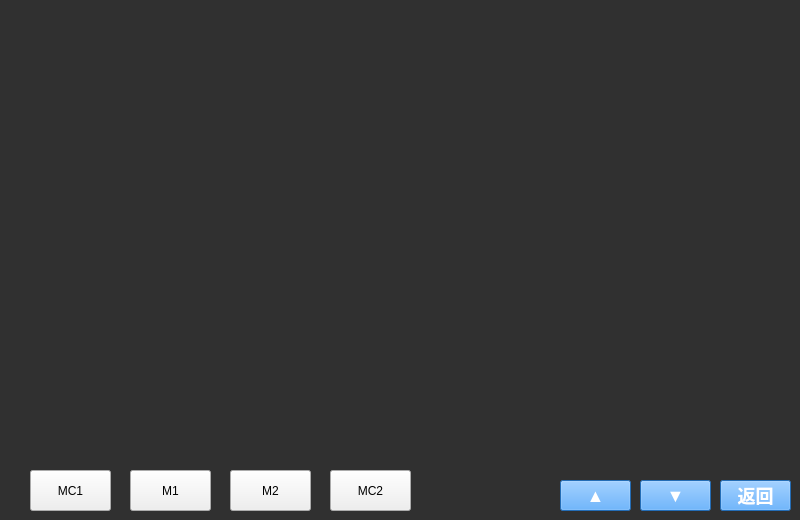
<?xml version="1.0" encoding="UTF-8"?>
<ui version="4.0">
 <class>VehicleM1RIOMIOPage</class>
 <widget class="QWidget" name="VehicleM1RIOMIOPage">
  <property name="geometry">
   <rect>
    <x>0</x>
    <y>0</y>
    <width>800</width>
    <height>520</height>
   </rect>
  </property>
  <property name="windowTitle">
   <string>Form</string>
  </property>
  <widget class="QPushButton" name="VehicleM1RIOMIOPage_button_back">
   <property name="geometry">
    <rect>
     <x>720</x>
     <y>480</y>
     <width>71</width>
     <height>31</height>
    </rect>
   </property>
   <property name="focusPolicy">
    <enum>Qt::NoFocus</enum>
   </property>
   <property name="styleSheet">
    <string notr="true">font: 75 bold 18px ;
color: rgb(255, 255, 255);
background-color: rgb(51, 153, 255);
border-color: rgb(216, 216, 216);</string>
   </property>
   <property name="text">
    <string>返回</string>
   </property>
  </widget>
  <widget class="QPushButton" name="VehicleM1RIOMIOPage_button_MC1">
   <property name="geometry">
    <rect>
     <x>30</x>
     <y>470</y>
     <width>81</width>
     <height>41</height>
    </rect>
   </property>
   <property name="focusPolicy">
    <enum>Qt::NoFocus</enum>
   </property>
   <property name="styleSheet">
    <string notr="true"/>
   </property>
   <property name="text">
    <string>MC1</string>
   </property>
  </widget>
  <widget class="QPushButton" name="VehicleM1RIOMIOPage_button_MC2">
   <property name="geometry">
    <rect>
     <x>330</x>
     <y>470</y>
     <width>81</width>
     <height>41</height>
    </rect>
   </property>
   <property name="focusPolicy">
    <enum>Qt::NoFocus</enum>
   </property>
   <property name="styleSheet">
    <string notr="true"/>
   </property>
   <property name="text">
    <string>MC2</string>
   </property>
  </widget>
  <widget class="QPushButton" name="VehicleM1RIOMIOPage_button_prepage">
   <property name="geometry">
    <rect>
     <x>560</x>
     <y>480</y>
     <width>71</width>
     <height>31</height>
    </rect>
   </property>
   <property name="focusPolicy">
    <enum>Qt::NoFocus</enum>
   </property>
   <property name="styleSheet">
    <string notr="true">font: 75 bold 18px ;
color: rgb(255, 255, 255);
background-color: rgb(51, 153, 255);
border-color: rgb(216, 216, 216);</string>
   </property>
   <property name="text">
    <string>▲</string>
   </property>
  </widget>
  <widget class="QPushButton" name="VehicleM1RIOMIOPage_button_M1">
   <property name="geometry">
    <rect>
     <x>130</x>
     <y>470</y>
     <width>81</width>
     <height>41</height>
    </rect>
   </property>
   <property name="focusPolicy">
    <enum>Qt::NoFocus</enum>
   </property>
   <property name="styleSheet">
    <string notr="true"/>
   </property>
   <property name="text">
    <string>M1</string>
   </property>
  </widget>
  <widget class="QLabel" name="VehicleM1RIOMIOPage_background">
   <property name="geometry">
    <rect>
     <x>0</x>
     <y>0</y>
     <width>800</width>
     <height>520</height>
    </rect>
   </property>
   <property name="styleSheet">
    <string notr="true">background-color: rgb(48, 48, 48);</string>
   </property>
   <property name="text">
    <string/>
   </property>
  </widget>
  <widget class="QPushButton" name="VehicleM1RIOMIOPage_button_M2">
   <property name="geometry">
    <rect>
     <x>230</x>
     <y>470</y>
     <width>81</width>
     <height>41</height>
    </rect>
   </property>
   <property name="focusPolicy">
    <enum>Qt::NoFocus</enum>
   </property>
   <property name="styleSheet">
    <string notr="true"/>
   </property>
   <property name="text">
    <string>M2</string>
   </property>
  </widget>
  <widget class="QPushButton" name="VehicleM1RIOMIOPage_button_nextpage">
   <property name="geometry">
    <rect>
     <x>640</x>
     <y>480</y>
     <width>71</width>
     <height>31</height>
    </rect>
   </property>
   <property name="focusPolicy">
    <enum>Qt::NoFocus</enum>
   </property>
   <property name="styleSheet">
    <string notr="true">font: 75 bold 18px ;
color: rgb(255, 255, 255);
background-color: rgb(51, 153, 255);
border-color: rgb(216, 216, 216);</string>
   </property>
   <property name="text">
    <string>▼</string>
   </property>
  </widget>
  <widget class="QLabel" name="VehicleM1RIOMIOPage_Label_Page">
   <property name="geometry">
    <rect>
     <x>470</x>
     <y>480</y>
     <width>101</width>
     <height>31</height>
    </rect>
   </property>
   <property name="styleSheet">
    <string notr="true">font: 75 bold 18px ;
color: rgb(255, 255, 255);</string>
   </property>
   <property name="text">
    <string/>
   </property>
  </widget>
  <zorder>VehicleM1RIOMIOPage_background</zorder>
  <zorder>VehicleM1RIOMIOPage_button_back</zorder>
  <zorder>VehicleM1RIOMIOPage_button_MC1</zorder>
  <zorder>VehicleM1RIOMIOPage_button_MC2</zorder>
  <zorder>VehicleM1RIOMIOPage_button_prepage</zorder>
  <zorder>VehicleM1RIOMIOPage_button_M1</zorder>
  <zorder>VehicleM1RIOMIOPage_button_M2</zorder>
  <zorder>VehicleM1RIOMIOPage_button_nextpage</zorder>
  <zorder>VehicleM1RIOMIOPage_Label_Page</zorder>
 </widget>
 <resources/>
 <connections/>
</ui>
